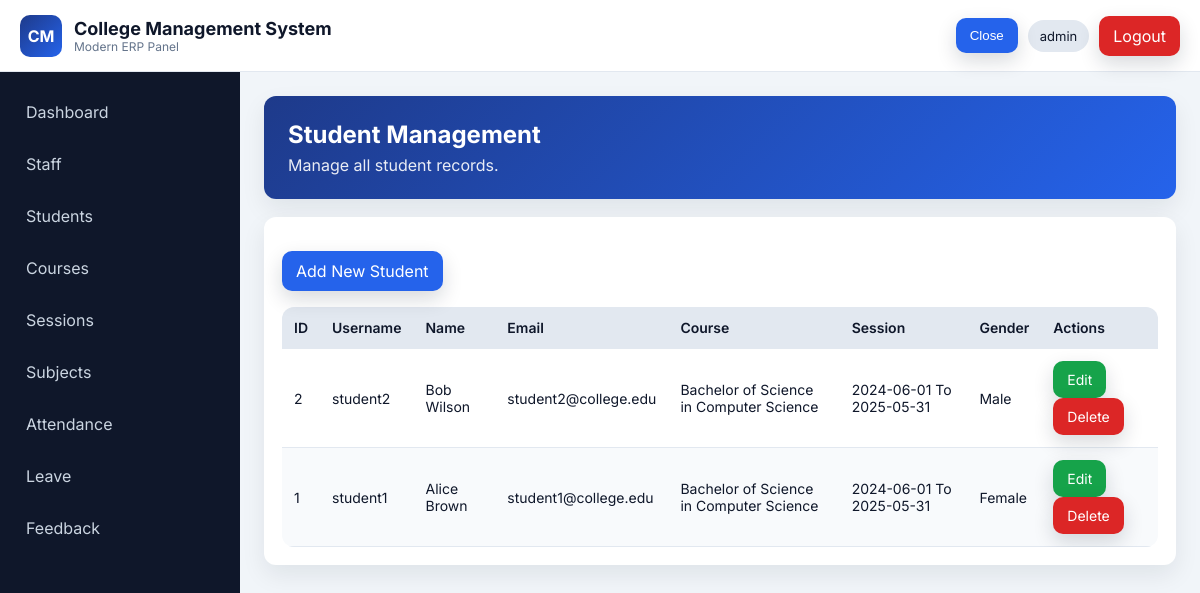
/hod/student/list/ (signed in), run on the app's committed database.
### student_management_app/models.py (models this page shows, shortened)
class CustomUser(AbstractUser):
    USER_TYPE_CHOICES = (
        ("HOD", "HOD"),
        ("STAFF", "STAFF"),
        ("STUDENT", "STUDENT"),
    )
    user_type = models.CharField(max_length=10, choices=USER_TYPE_CHOICES, default="HOD")

class Students(models.Model):
    GENDER_CHOICES = (
        ("Male", "Male"),
        ("Female", "Female"),
    )
    admin = models.OneToOneField(CustomUser, on_delete=models.CASCADE)
    address = models.TextField(blank=True)
    gender = models.CharField(max_length=10, choices=GENDER_CHOICES, blank=True)
    course_id = models.ForeignKey(Courses, on_delete=models.DO_NOTHING)
    session_year_id = models.ForeignKey(SessionYearModel, on_delete=models.CASCADE)
    created_at = models.DateTimeField(auto_now_add=True)
    updated_at = models.DateTimeField(auto_now=True)

class Courses(models.Model):
    course_name = models.CharField(max_length=255)
    created_at = models.DateTimeField(auto_now_add=True)
    updated_at = models.DateTimeField(auto_now=True)

class SessionYearModel(models.Model):
    session_start_year = models.DateField()
    session_end_year = models.DateField()
    def __str__(self):
        return f"{self.session_start_year} To {self.session_end_year}"

### student_management_app/views.py (the view)
# urls.py: path("hod/student/list/", views.hod_list_students, name="hod_list_students"),
@hod_required
def hod_list_students(request):
    students = Students.objects.select_related("admin", "course_id", "session_year_id").all().order_by("-created_at")
    return render(request, "hod_templates/list_students.html", {"students": students})

### student_management_app/role_helpers.py (called while the page is built)
def dashboard_name_for_user(user):
    role = (getattr(user, "user_type", "") or "").strip().upper()
    dashboard_name = ROLE_DASHBOARD_MAP.get(role)
    if dashboard_name:
        return dashboard_name
    if getattr(user, "is_superuser", False):
        return "hod_dashboard"
    return None

def role_required(expected_dashboard_name):
    def decorator(view_func):
        @wraps(view_func)
        def _wrapped(request, *args, **kwargs):
            if not request.user.is_authenticated:
                return redirect("login_page")
            if dashboard_name_for_user(request.user) != expected_dashboard_name:
                return redirect("login_page")
            return view_func(request, *args, **kwargs)
        return _wrapped
    return decorator

### student_management_app/templates/hod_templates/list_students.html (shortened to what this page needs)
{% extends 'base.html' %}
{% block content %}
<div class="page-header"><h2>Student Management</h2><p>Manage all student records.</p></div>
<div class="card table-wrap">
    <p><a class="btn btn-primary" href="{% url 'hod_add_student' %}">Add New Student</a></p>
    <table class="erp-table">
        <thead>
            <tr><th>ID</th><th>Username</th><th>Name</th><th>Email</th><th>Course</th><th>Session</th><th>Gender</th><th>Actions</th></tr>
        </thead>
        <tbody>
        {% for student in students %}
            <tr>
                <td>{{ student.id }}</td>
                <td>{{ student.admin.username }}</td>
                <td>{{ student.admin.first_name }} {{ student.admin.last_name }}</td>
                <td>{{ student.admin.email }}</td>
                <td>{{ student.course_id.course_name }}</td>
                <td>{{ student.session_year_id }}</td>
                <td>{{ student.gender }}</td>
                <td>
                    <a class="btn btn-success" href="{% url 'hod_edit_student' student.id %}">Edit</a>
                    <a class="btn btn-danger" href="{% url 'hod_delete_student' student.id %}" onclick="return confirm('Delete this student?');">Delete</a>
                </td>
            </tr>
        {% empty %}
            <tr><td colspan="8">No student records found.</td></tr>
        {% endfor %}
        </tbody>
    </table>
</div>
{% endblock %}

### templates/base.html (shortened to what this page needs)
{% load static %}
<!DOCTYPE html>
<html lang="en">
<head>
    <link rel="stylesheet" href="{% static 'css/style.css' %}">
</head>
<body>
    {% if request.user.is_authenticated %}
    <header class="topbar">
        <div class="topbar-left">
            <div class="logo">CM</div>
            <div>
                <h1>College Management System</h1>
                <p>Modern ERP Panel</p>
            </div>
        </div>
        <div class="topbar-right">
            <button class="menu-toggle btn btn-primary" id="menuToggle" type="button" aria-controls="sidebar" aria-expanded="false">Menu</button>
            <span class="user-chip">{{ request.user.get_full_name|default:request.user.username }}</span>
            <a class="btn btn-danger" href="{% url 'logout_user' %}">Logout</a>
        </div>
    </header>
    <aside class="sidebar" id="sidebar">
        <nav>
            {% if request.user.user_type == 'HOD' or request.user.is_superuser %}
                <a class="sidebar-link" href="{% url 'hod_dashboard' %}">Dashboard</a>
                <a class="sidebar-link" href="{% url 'list_staff' %}">Staff</a>
                <a class="sidebar-link" href="{% url 'hod_list_students' %}">Students</a>
                <a class="sidebar-link" href="{% url 'hod_list_courses' %}">Courses</a>
                <a class="sidebar-link" href="{% url 'hod_list_sessions' %}">Sessions</a>
                <a class="sidebar-link" href="{% url 'hod_list_subjects' %}">Subjects</a>
                <a class="sidebar-link" href="{% url 'admin_view_attendance' %}">Attendance</a>
                <a class="sidebar-link" href="{% url 'admin_student_leave_view' %}">Leave</a>
                <a class="sidebar-link" href="{% url 'hod_student_feedback_list' %}">Feedback</a>
            {% endif %}
        </nav>
    </aside>
    {% endif %}
    <main class="{% if request.user.is_authenticated %}main-content{% else %}auth-wrapper{% endif %} fade-in">
        {% block content %}{% endblock %}
    </main>
</body>
</html>

### static/css/style.css (style rules this page uses)
:root { --primary: #1E3A8A; --secondary: #2563EB; --accent: #F59E0B; --sidebar: #0F172A; --bg: #F1F5F9; --card: #FFFFFF; --text: #0F172A; --muted: #64748B; --success: #16A34A; --danger: #DC2626; --warning: #F59E0B; --radius: 12px; --shadow: 0 10px 25px rgba(15, 23, 42, 0.08); }
* { box-sizing: border-box; }
body { margin: 0; font-family: 'Inter', sans-serif; color: var(--text); background: var(--bg); }
.topbar { position: fixed; top: 0; left: 0; right: 0; height: 72px; background: var(--card); border-bottom: 1px solid #e2e8f0; display: flex; align-items: center; justify-content: space-between; padding: 0 20px; z-index: 1000; }
.topbar-left { display: flex; gap: 12px; align-items: center; }
.logo { width: 42px; height: 42px; border-radius: 10px; background: linear-gradient(135deg, var(--primary), var(--secondary)); color: #fff; display: grid; place-items: center; font-weight: 700; }
.topbar h1 { margin: 0; font-size: 18px; }
.topbar p { margin: 0; color: var(--muted); font-size: 12px; }
.topbar-right { display: flex; gap: 10px; align-items: center; }
.user-chip { padding: 8px 12px; border-radius: 999px; background: #e2e8f0; font-size: 13px; }
.menu-toggle { display: inline-block; }
.sidebar { position: fixed; top: 72px; left: 0; width: 240px; bottom: 0; background: var(--sidebar); padding: 18px 12px; transition: transform 0.3s ease; overflow-y: auto; }
.sidebar nav { display: flex; flex-direction: column; gap: 8px; }
.sidebar-link { color: #cbd5e1; text-decoration: none; padding: 12px 14px; border-radius: 10px; transition: all 0.3s ease; }
.main-content { margin-top: 72px; margin-left: 240px; padding: 24px; }
.page-header { background: linear-gradient(135deg, var(--primary), var(--secondary)); color: #fff; border-radius: var(--radius); padding: 24px; box-shadow: var(--shadow); margin-bottom: 18px; }
.page-header h2 { margin: 0 0 6px; }
.page-header p { margin: 0; opacity: 0.9; }
.card { background: var(--card); border-radius: var(--radius); box-shadow: var(--shadow); padding: 18px; margin-bottom: 16px; }
.btn { position: relative; overflow: hidden; display: inline-flex; align-items: center; justify-content: center; gap: 6px; border: 0; text-decoration: none; color: #fff; padding: 10px 14px; border-radius: 10px; cursor: pointer; transition: all 0.3s ease; box-shadow: 0 8px 20px rgba(15, 23, 42, 0.16); }
.btn-primary { background: var(--secondary); }
.btn-success { background: var(--success); }
.btn-danger { background: var(--danger); }
.table-wrap { overflow-x: auto; }
.erp-table { width: 100%; border-collapse: collapse; background: #fff; border-radius: var(--radius); overflow: hidden; }
.erp-table th, .erp-table td { border-bottom: 1px solid #e2e8f0; padding: 12px; text-align: left; font-size: 14px; }
.erp-table th { background: #e2e8f0; font-weight: 600; }
.erp-table tbody tr:nth-child(even) { background: #f8fafc; }
.fade-in { animation: fadeIn 0.4s ease; }

### data on the page
CustomUser: user.get_full_name "admin"
Students: id "2", admin.username "student2", admin.first_name "Bob", admin.last_name "Wilson", admin.email "student2@college.edu", course_id.course_name "Bachelor of Science in Computer Science", session_year_id "2024-06-01 To 2025-05-31", gender "Male"
Students: id "1", admin.username "student1", admin.first_name "Alice", admin.last_name "Brown", admin.email "student1@college.edu", course_id.course_name "Bachelor of Science in Computer Science", session_year_id "2024-06-01 To 2025-05-31", gender "Female"
